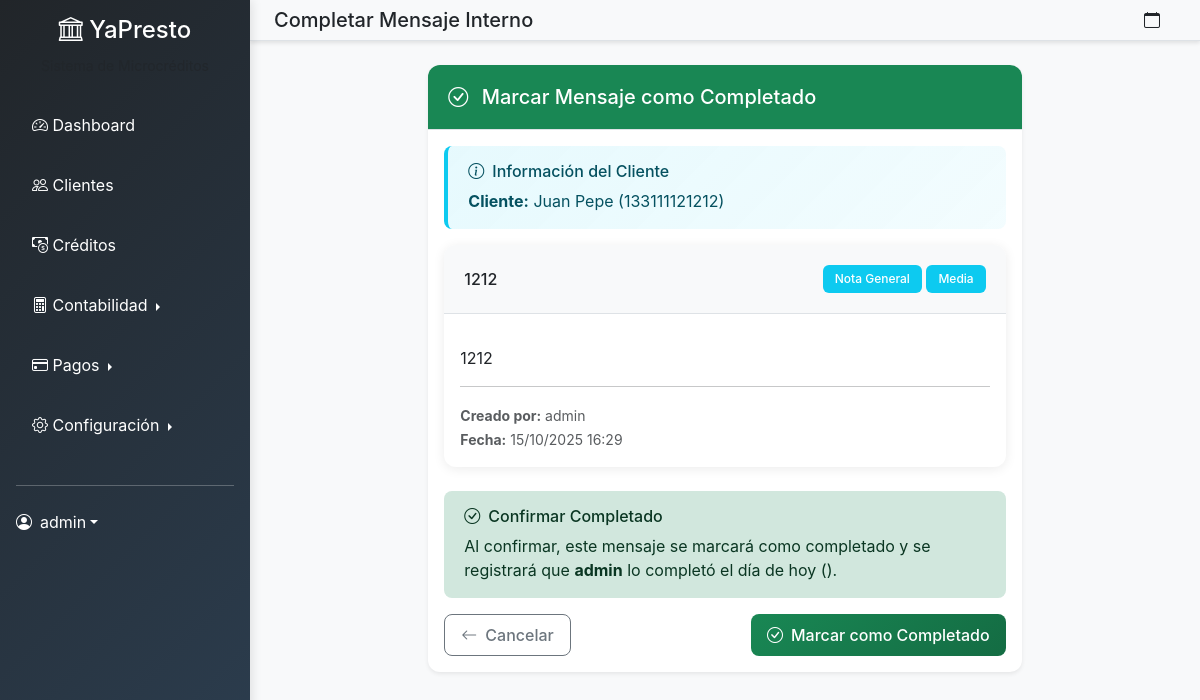
/mensajes/1/completar/ (signed in), run on the app's committed database.
### microcreditos/models.py (models this page shows, shortened)
class ClienteMensajeInterno(models.Model):
    TIPO_CHOICES = [
        ('nota', 'Nota General'),
        ('seguimiento', 'Seguimiento'),
        ('incidencia', 'Incidencia'),
        ('recordatorio', 'Recordatorio'),
        ('evaluacion', 'Evaluación Crediticia'),
        ('contacto', 'Contacto Cliente'),
    ]
    PRIORIDAD_CHOICES = [
        ('baja', 'Baja'),
        ('media', 'Media'),
        ('alta', 'Alta'),
        ('urgente', 'Urgente'),
    ]
    cliente = models.ForeignKey(Cliente, on_delete=models.CASCADE, related_name='mensajes_internos')
    titulo = models.CharField(max_length=200)
    tipo = models.CharField(max_length=20, choices=TIPO_CHOICES, default='nota')
    prioridad = models.CharField(max_length=10, choices=PRIORIDAD_CHOICES, default='media')
    mensaje = models.TextField()
    fecha_creacion = models.DateTimeField(default=timezone.now)
    creado_por = models.ForeignKey(User, on_delete=models.CASCADE, related_name='mensajes_creados')
    es_privado = models.BooleanField(default=False)
    fecha_seguimiento = models.DateTimeField(null=True, blank=True)
    completado = models.BooleanField(default=False)
    fecha_completado = models.DateTimeField(null=True, blank=True)
    completado_por = models.ForeignKey(User, on_delete=models.SET_NULL, null=True, blank=True, related_name='mensajes_completados')
    class Meta:
        verbose_name_plural = "Mensajes Internos de Clientes"
        ordering = ['-fecha_creacion']

class Cliente(models.Model):
    ESTADO_CHOICES = [
        ('activo', 'Activo'),
        ('inactivo', 'Inactivo'),
        ('moroso', 'Moroso'),
    ]
    usuario = models.OneToOneField(User, on_delete=models.CASCADE, null=True, blank=True)
    nombre = models.CharField(max_length=100)
    apellido = models.CharField(max_length=100)
    cedula = models.CharField(max_length=20, unique=True)
    telefono = models.CharField(max_length=15)
    email = models.EmailField()
    direccion = models.TextField()
    fecha_nacimiento = models.DateField()
    estado = models.CharField(max_length=10, choices=ESTADO_CHOICES, default='activo')
    score_crediticio = models.IntegerField(default=500)
    fecha_registro = models.DateTimeField(default=timezone.now)
    avatar = models.ImageField(upload_to='avatars/', null=True, blank=True)
    @property
    def nombre_completo(self):
        return f"{self.nombre} {self.apellido}"
    class Meta:
        verbose_name_plural = "Clientes"

### microcreditos/views.py (the view)
# urls.py: path('mensajes/<int:mensaje_id>/completar/', views.marcar_completado_mensaje, name='marcar_completado_mensaje'),
@login_required
def marcar_completado_mensaje(request, mensaje_id):
    mensaje = get_object_or_404(ClienteMensajeInterno, pk=mensaje_id)
    if request.method == 'POST':
        mensaje.marcar_completado(request.user)
        messages.success(request, f'Mensaje "{mensaje.titulo}" marcado como completado.')
        return redirect('microcreditos:cliente_mensajes_internos', cliente_id=mensaje.cliente.id)
    context = {
        'mensaje': mensaje,
        'titulo': f'Completar Mensaje: {mensaje.titulo}',
    }
    return render(request, 'microcreditos/completar_mensaje_interno.html', context)

### accounts/models.py (called while the page is built)
    def es_administrador(self):
        return self.rol == 'administrador'

### templates/microcreditos/completar_mensaje_interno.html (shortened to what this page needs)
{% extends 'dashboard_base.html' %}
{% load static %}
{% block page_title %}Completar Mensaje Interno{% endblock %}
{% block dashboard_content %}
<div class="row justify-content-center">
    <div class="col-md-8">
        <div class="card shadow-sm">
            <div class="card-header bg-success text-white">
                <h5 class="mb-0">
                    <i class="bi bi-check-circle me-2"></i>
                    Marcar Mensaje como Completado
                </h5>
            </div>
            <div class="card-body">
                <div class="alert alert-info">
                    <h6><i class="bi bi-info-circle me-2"></i>Información del Cliente</h6>
                    <p class="mb-0">
                        <strong>Cliente:</strong> {{ mensaje.cliente.nombre_completo }} ({{ mensaje.cliente.cedula }})
                    </p>
                </div>
                <div class="card border-primary mb-4">
                    <div class="card-header bg-light">
                        <div class="d-flex justify-content-between align-items-center">
                            <h6 class="mb-0">{{ mensaje.titulo }}</h6>
                            <div>
                                <span class="badge bg-{% if mensaje.tipo == 'urgente' %}danger{% elif mensaje.tipo == 'seguimiento' %}warning{% elif mensaje.tipo == 'nota' %}info{% else %}secondary{% endif %}">
                                    {{ mensaje.get_tipo_display }}
                                </span>
                                <span class="badge bg-{% if mensaje.prioridad == 'urgente' %}danger{% elif mensaje.prioridad == 'alta' %}warning{% elif mensaje.prioridad == 'media' %}info{% else %}secondary{% endif %}">
                                    {{ mensaje.get_prioridad_display }}
                                </span>
                            </div>
                        </div>
                    </div>
                    <div class="card-body">
                        <p class="card-text">{{ mensaje.mensaje|linebreaks }}</p>
                        <hr>
                        <div class="row">
                            <div class="col-md-6">
                                <small class="text-muted">
                                    <strong>Creado por:</strong> {{ mensaje.creado_por.get_full_name|default:mensaje.creado_por.username }}<br>
                                    <strong>Fecha:</strong> {{ mensaje.fecha_creacion|date:"d/m/Y H:i" }}
                                </small>
                            </div>
                            <div class="col-md-6">
                            </div>
                        </div>
                    </div>
                </div>
                <div class="alert alert-success">
                    <h6><i class="bi bi-check-circle me-2"></i>Confirmar Completado</h6>
                    <p class="mb-0">
                        Al confirmar, este mensaje se marcará como completado y se registrará que
                        <strong>{{ user.get_full_name|default:user.username }}</strong> lo completó
                        el día de hoy (<strong>{{ "now"|date:"d/m/Y H:i" }}</strong>).
                    </p>
                </div>
                <form method="post">
                    <div class="d-flex justify-content-between">
                        <a href="{% url 'microcreditos:cliente_mensajes_internos' mensaje.cliente.id %}"
                           class="btn btn-outline-secondary">
                            <i class="bi bi-arrow-left me-2"></i>Cancelar
                        </a>
                        <button type="submit" class="btn btn-success">
                            <i class="bi bi-check-circle me-2"></i>Marcar como Completado
                        </button>
                    </div>
                </form>
            </div>
        </div>
    </div>
</div>
{% endblock %}

### templates/dashboard_base.html (shortened to what this page needs)
{% extends 'base.html' %}
{% load static %}
{% block content %}
<div class="d-flex dashboard-layout">
    <nav class="sidebar bg-dark text-white p-3" style="width: 250px; min-height: 100vh;">
        <div class="text-center mb-4">
            <h4><i class="bi bi-bank"></i> YaPresto</h4>
            <small class="text-muted">Sistema de Microcréditos</small>
        </div>
        <ul class="nav nav-pills flex-column">
            <li class="nav-item mb-2">
                <a href="{% url 'microcreditos:dashboard' %}" class="nav-link text-white {% if request.resolver_match.url_name == 'dashboard' %}active{% endif %}">
                    <i class="bi bi-speedometer2"></i> Dashboard
                </a>
            </li>
            <li class="nav-item mb-2">
                <a href="{% url 'microcreditos:lista_clientes' %}" class="nav-link text-white {% if 'cliente' in request.resolver_match.url_name %}active{% endif %}">
                    <i class="bi bi-people"></i> Clientes
                </a>
            </li>
            <li class="nav-item mb-2">
                <a href="{% url 'microcreditos:lista_prestamos' %}" class="nav-link text-white {% if 'prestamo' in request.resolver_match.url_name %}active{% endif %}">
                    <i class="bi bi-cash-coin"></i> Créditos
                </a>
            </li>
            <li class="nav-item mb-2">
                <div class="dropdown dropend">
                    <a href="#" class="nav-link text-white dropdown-toggle {% if 'contabilidad' in request.resolver_match.url_name or 'diario' in request.resolver_match.url_name %}active{% endif %}"
                       data-bs-toggle="dropdown" aria-expanded="false">
                        <i class="bi bi-calculator"></i> Contabilidad
                    </a>
                </div>
            </li>
            <li class="nav-item mb-2">
                <div class="dropdown dropend">
                    <a href="#" class="nav-link text-white dropdown-toggle {% if 'pago' in request.resolver_match.url_name %}active{% endif %}"
                       data-bs-toggle="dropdown" aria-expanded="false">
                        <i class="bi bi-credit-card"></i> Pagos
                    </a>
                </div>
            </li>
            {% if user.perfil.es_administrador %}
            <li class="nav-item mb-2">
                <div class="dropdown dropend">
                    <a href="#" class="nav-link text-white dropdown-toggle {% if 'configuracion' in request.resolver_match.url_name %}active{% endif %}"
                       data-bs-toggle="dropdown" aria-expanded="false">
                        <i class="bi bi-gear"></i> Configuración
                    </a>
                </div>
            </li>
            {% endif %}
        </ul>
        <hr class="my-4">
        <div class="dropdown">
            <a href="#" class="d-flex align-items-center text-white text-decoration-none dropdown-toggle" data-bs-toggle="dropdown">
                <i class="bi bi-person-circle me-2"></i>
                {{ user.username }}
            </a>
        </div>
    </nav>
    <main class="flex-grow-1">
        <nav class="navbar navbar-light bg-light border-bottom px-4">
            <div class="d-flex align-items-center">
                <h5 class="mb-0">{% block page_title %}Dashboard{% endblock %}</h5>
            </div>
            <div class="d-flex align-items-center">
                <span class="me-3">
                    <i class="bi bi-calendar"></i> {{ "now"|date:"d/m/Y H:i" }}
                </span>
            </div>
        </nav>
        <div class="p-4">
            {% block dashboard_content %}{% endblock %}
        </div>
    </main>
</div>
{% endblock %}

### static/css/style.css (style rules this page uses)
:root { --primary-color: #0d6efd; --secondary-color: #6c757d; --success-color: #198754; --warning-color: #ffc107; --danger-color: #dc3545; --info-color: #0dcaf0; --light-color: #f8f9fa; --dark-color: #212529; --sidebar-bg: #343a40; --border-color: #dee2e6; }
* { box-sizing: border-box; }
html, body { margin: 0; padding: 0; width: 100%; overflow-x: hidden; }
body { font-family: 'Inter', -apple-system, BlinkMacSystemFont, 'Segoe UI', sans-serif; background-color: #f8f9fa; }
.sidebar { background: linear-gradient(135deg, var(--dark-color) 0%, #2c3e50 100%); box-shadow: 2px 0 10px rgba(0,0,0,0.1); min-height: 100vh; position: fixed; z-index: 1000; }
.sidebar .nav-link { color: rgba(255,255,255,0.8); padding: 12px 16px; border-radius: 8px; margin-bottom: 4px; transition: all 0.3s ease; }
.dashboard-layout main { margin-left: 250px; }
.navbar { box-shadow: 0 2px 4px rgba(0,0,0,0.1); }
.card { border: none; border-radius: 12px; box-shadow: 0 2px 12px rgba(0,0,0,0.08); transition: all 0.3s ease; }
.card-header { background: white; border-bottom: 1px solid var(--border-color); border-radius: 12px 12px 0 0 !important; padding: 1.25rem; }
.btn { border-radius: 8px; font-weight: 500; padding: 0.5rem 1rem; transition: all 0.3s ease; }
.btn-success { background: linear-gradient(135deg, var(--success-color) 0%, #146c43 100%); border: none; }
.badge { font-weight: 500; padding: 0.5rem 0.75rem; border-radius: 6px; }
.alert { border-radius: 8px; border: none; padding: 1rem 1.25rem; }
.alert-info { background: linear-gradient(135deg, rgba(13, 202, 240, 0.1) 0%, rgba(13, 202, 240, 0.05) 100%); color: #055160; border-left: 4px solid var(--info-color); }

### data on the page
ClienteMensajeInterno: cliente.nombre_completo "Juan Pepe", cliente.cedula "133111121212", titulo "1212", tipo "Nota General", prioridad "Media", mensaje "1212", creado_por.get_full_name "admin", fecha_creacion "15/10/2025 16:29"

### other printed values
{{ user.username }} "admin"
{{ user.get_full_name|default:user.username }} "admin"
